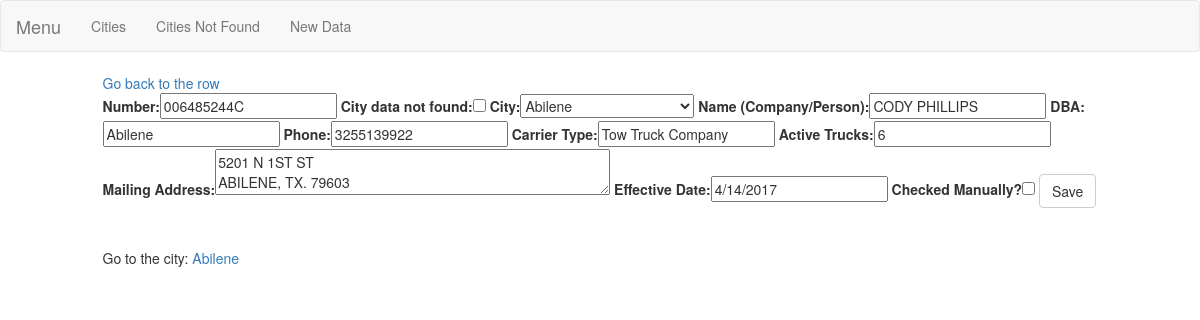
The app's page /data_form/7 with its own data.
### data/models.py (models this page shows)
class DataModel(models.Model):
    active_no = models.CharField(max_length=256, db_index=True, verbose_name="Number", null=True)
    city_data_not_found = models.BooleanField(default=False)
    city = models.CharField(max_length=256, db_index=True, verbose_name="City",  null=False)
    name = models.CharField(max_length=256,  default="")
    dba = models.CharField(max_length=256,  default="")
    phone = models.CharField(max_length=256, default="")
    carrier_type = models.CharField(max_length=256, default="")
    active_trucks = models.IntegerField(default=-1)
    mailing_address = models.CharField(max_length=256, default="")
    effective_date = models.CharField(max_length=256, default="")
    checked_manually = models.BooleanField(default=False)
    record_url = models.URLField()  # According to active no

### data/views.py (the view, shortened to what this page needs)
# urls.py: url(r'^data_form/(?P<data_id>[0-9a-zA-Z]*)$', DataFormView.as_view(), name="data_form"),
class DataFormView(View):
    template = "data_form.html"
    def get(self, request, data_id=""):
        city = ""
        if data_id:
            d = DataModel.objects.get(pk=int(data_id))
            city = d.city
            form = DataFormForm(initial={
                "active_no": d.active_no,
                "city_data_not_found" : d.city_data_not_found,
                "city": d.city,
                "name": d.name,
                "dba": d.city,
                "phone": d.phone,
                "carrier_type": d.carrier_type,
                "active_trucks": d.active_trucks,
                "mailing_address": d.mailing_address,
                "effective_date": d.effective_date,
                "checked_manually": d.checked_manually,
                "data_id": d.id
            })
            active_no = d.active_no
        else:
            form = DataFormForm()
            active_no = ""
        return render(request, self.template, context={
            "form": form,
            "city": city,
            "data_id": data_id,
            "active_no": active_no
        })

### data/forms.py
class DataFormForm(forms.Form):
    active_no = forms.CharField(required=False, initial="", max_length=256, label="Number")
    city_data_not_found = forms.BooleanField(required=False, initial=False, label="City data not found")
    city = forms.ChoiceField(required=True, choices=cities_choices, label="City")
    name = forms.CharField(required=False, max_length=256, label="Name (Company/Person)")
    dba = forms.CharField(required=False, max_length=256, label="DBA")
    phone = forms.CharField(required=False, max_length=256, label="Phone")
    carrier_type = forms.CharField(required=False, max_length=256, label="Carrier Type")
    active_trucks = forms.IntegerField(required=False, initial=0, label="Active Trucks")
    mailing_address = forms.CharField(required=False, initial="", max_length=256, widget=forms.Textarea(attrs={"rows": 2, "cols": 50}), label="Mailing Address")
    effective_date = forms.CharField(required=False, initial="", max_length=256, label="Effective Date")
    checked_manually = forms.BooleanField(required=False, initial=False, label="Checked Manually?")
    data_id = forms.IntegerField(required=False, widget=forms.HiddenInput)

### data/templates/data_form.html (shortened to what this page needs)
{% extends "./base.html" %}
{% load bootstrap %}
{% block content %}
    <div class="row">
        <div class="col-md-12">
            {% if data_id and city %}
                <a href="{% url 'data:list_data' city=city %}#data-id-{{ data_id }}"> Go back to the row </a>
            {% endif %}
            <br />
            <form method="post" action="{% url 'data:data_form' data_id=''%}" class="" id="data_form">
                {{ form|bootstrap }}
                <button type="submit" class="btn btn-default" id="submit_button">Save</button>
            </form>
            <br/>
            <br/>
            Go to the city: {% if city %} <a href="{% url 'data:list_data' city=city %}">{{ city }}</a> {% endif %}
            <br/>
            <br/>
        </div>
    </div>
{% endblock %}

### records on screen
DataModel: active_no "006485244C", city "Abilene", name "CODY PHILLIPS", dba "Abilene", phone "3255139922", carrier_type "Tow Truck Company", active_trucks "6", mailing_address "5201 N 1ST ST ABILENE, TX. 79603", effective_date "4/14/2017"
